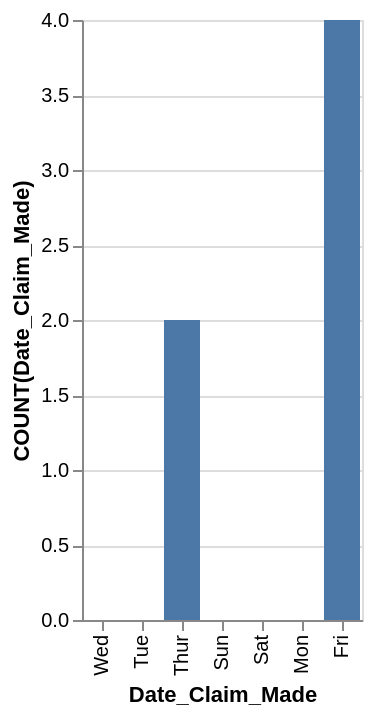

Express this chart as Vega-Lite.
### Vega-Lite specification from a JSON file in a GitHub repository (floating-point values rounded to 4 significant figures)
{"data": {"values": [{"x_data": "Mon", "y_data": 0}, {"x_data": "Tue", "y_data": 0}, {"x_data": "Wed", "y_data": 0}, {"x_data": "Thur", "y_data": 2}, {"x_data": "Fri", "y_data": 4}, {"x_data": "Sat", "y_data": 0}, {"x_data": "Sun", "y_data": 0}]}, "mark": "bar", "encoding": {"x": {"field": "x_data", "type": "nominal", "title": "Date_Claim_Made", "sort": "descending"}, "y": {"field": "y_data", "type": "quantitative", "title": "COUNT(Date_Claim_Made)"}}}
